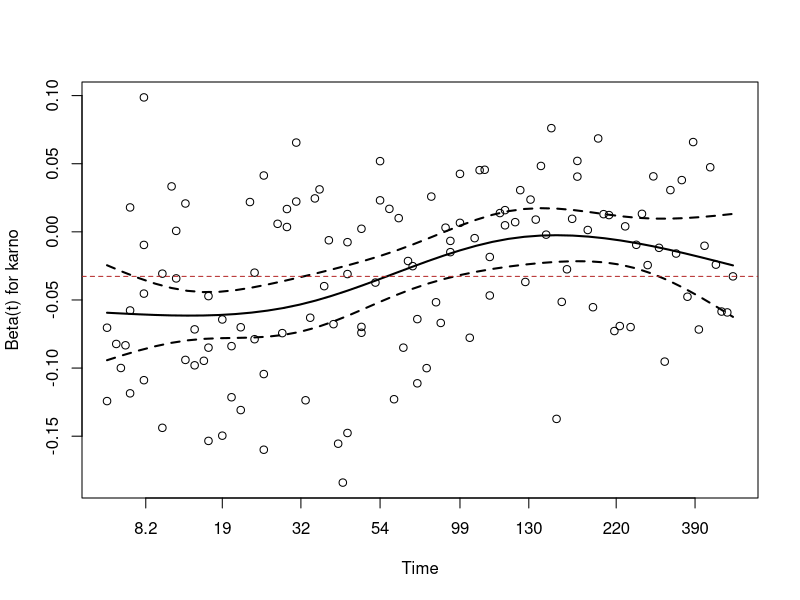
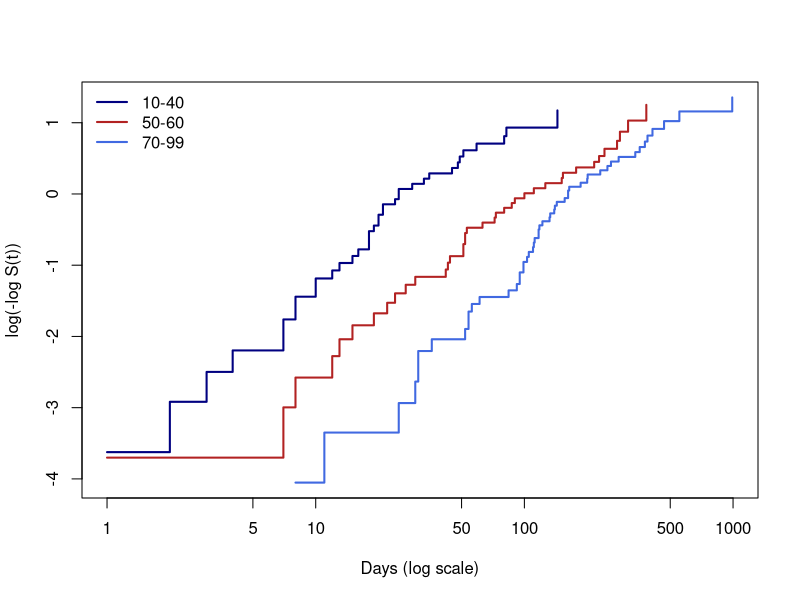

Reproduce these figures in R, in order.
# Session 28 — Checking proportional hazards and fixing a violation
# Prof. Dae-Jin Lee (daelee@faculty.ie.edu) --- Statistical Modelling (BAM), IE University
# Plain-script version of 28-ph-diagnostics.Rmd. Run: Rscript 28-ph-diagnostics.R

## ----data---------------------------------------------------------------------
library(survival)
vet <- survival::veteran
vet$trt <- factor(vet$trt, levels = 1:2, labels = c("standard", "test"))
fit <- coxph(Surv(time, status) ~ trt + karno + celltype + age, data = vet)


## ----zph, fig.width = 7, fig.height = 4.5-------------------------------------
zp <- cox.zph(fit)
zp                                  # karno p = 0.0003, celltype p = 0.002
plot(zp[2], resid = TRUE, se = TRUE, lwd = 2)
abline(h = coef(fit)["karno"], col = "firebrick", lty = 2)


## ----loglog, fig.width = 7, fig.height = 4.5----------------------------------
vet$kgrp <- cut(vet$karno, c(0, 40, 60, 100), labels = c("10-40", "50-60", "70-99"))
km_k <- survfit(Surv(time, status) ~ kgrp, data = vet)
plot(km_k, fun = "cloglog", col = c("navy", "firebrick", "royalblue"), lwd = 2,
     xlab = "Days (log scale)", ylab = "log(-log S(t))")
legend("topleft", levels(vet$kgrp), col = c("navy", "firebrick", "royalblue"), lwd = 2, bty = "n")


## ----strata-------------------------------------------------------------------
fit_s <- coxph(Surv(time, status) ~ trt + celltype + age + strata(kgrp), data = vet)
summary(fit_s)$coefficients
cox.zph(fit_s)


## ----step---------------------------------------------------------------------
vs <- survSplit(Surv(time, status) ~ ., data = vet, cut = c(90, 180),
                episode = "tgroup", id = "id")
fit_t <- coxph(Surv(tstart, time, status) ~ trt + celltype + age + karno:strata(tgroup),
               data = vs)
round(summary(fit_t)$coefficients, 4)
cox.zph(fit_t)
AIC(fit, fit_t)        # same risk sets, so the partial likelihoods are comparable


## ----tt-----------------------------------------------------------------------
fit_tt <- coxph(Surv(time, status) ~ trt + celltype + age + karno + tt(karno), data = vet,
                tt = function(x, t, ...) x * log(t + 20))
b <- coef(fit_tt)
round(summary(fit_tt)$coefficients, 4)
sapply(c(30, 90, 180, 365), function(t) b["karno"] + b["tt(karno)"] * log(t + 20))
